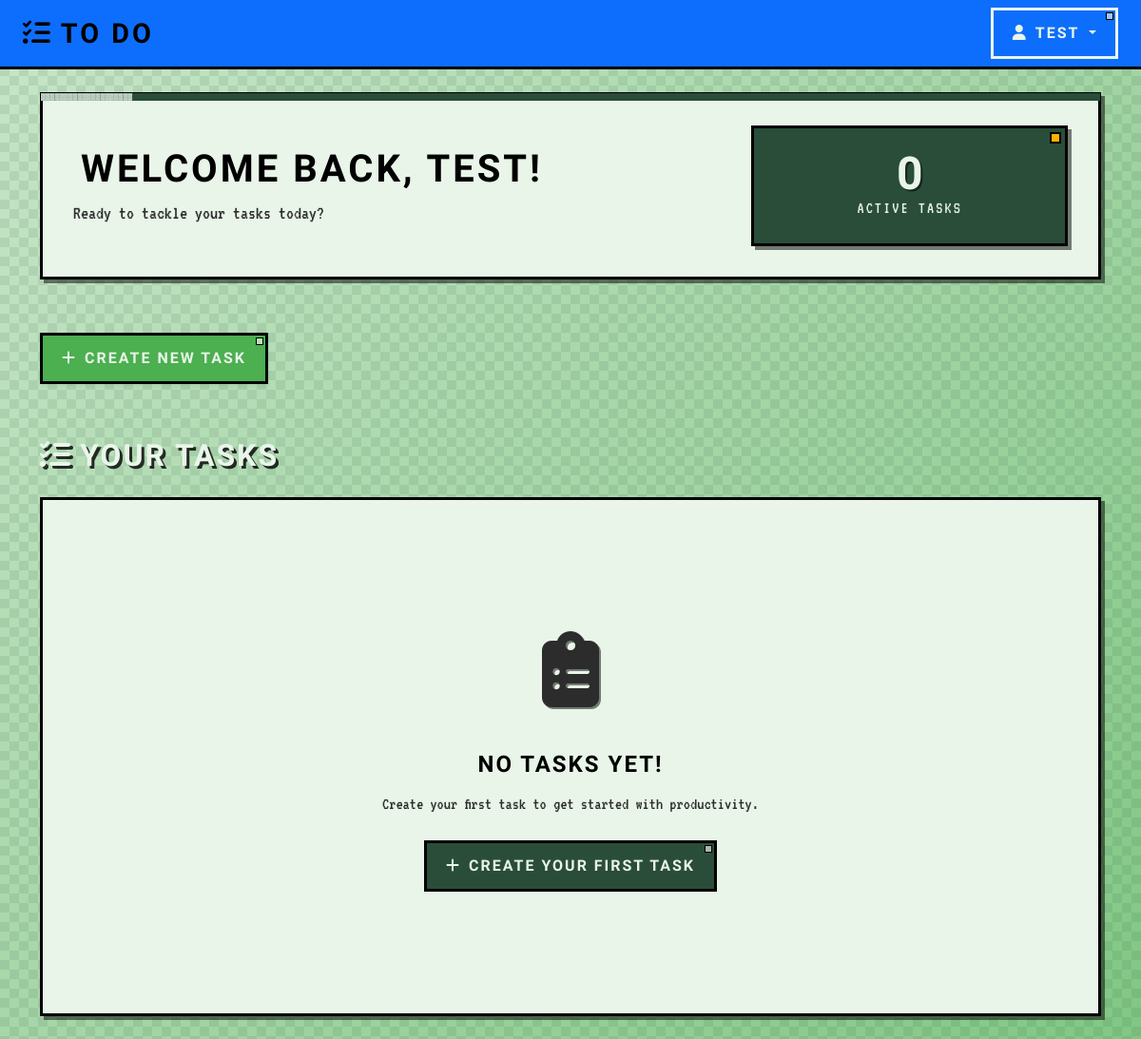
The page /15 (signed in) on the database as committed earlier.
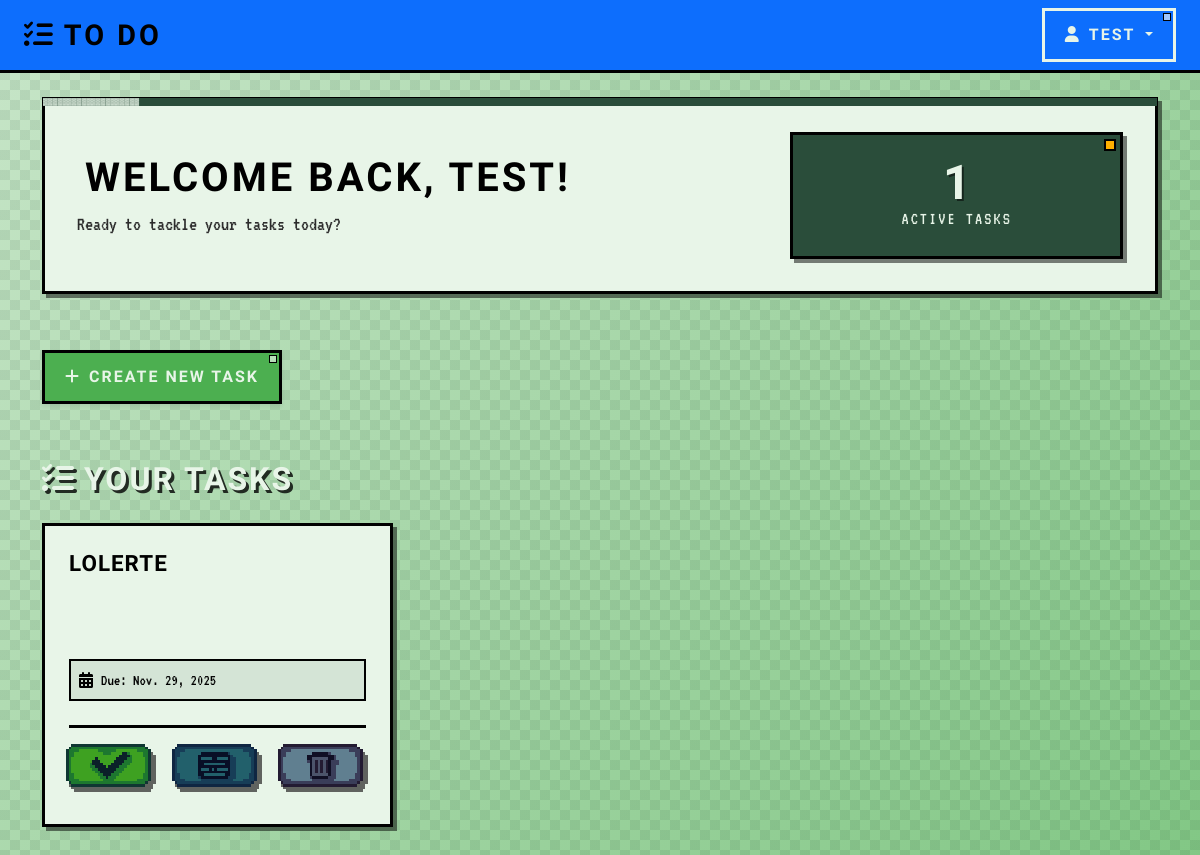
The same page on the database as committed later.
### tasks_app/models.py (models this page shows, shortened)
class User(models.Model):
    username = models.CharField(max_length = 25, unique = True)
    password = models.CharField(max_length = 128)

class Task(models.Model):
    name = models.CharField(max_length = 30)
    description = models.CharField(max_length = 85)
    deadline = models.DateField(null=True, blank=True)
    completed = models.BooleanField(default = False)
    user = models.ForeignKey(User, on_delete=models.CASCADE, related_name = 'tasks')

### tasks_app/views/general_views.py (the view)
# urls.py: path('<int:user_id>', views.user_tasks, name = 'main'),
def user_tasks(request, user_id, completed=False):
    if request.session.get('user_id') != user_id:
        return redirect('index')
    user = get_object_or_404(User, id=user_id)
    tasks = user.tasks.filter(completed=completed)
    template = "completed.html" if completed else "user.html"
    next_url = request.path
    return render(request, template, {
        'user': user,
        'tasks': tasks,
        'next': next_url
    })

### tasks_app/templates/user.html (shortened to what this page needs)
{% extends 'base.html' %}
{% load static %}
{% block content %}
<nav class="navbar navbar-expand-lg navbar-dark bg-primary shadow-sm">
    <div class="container-fluid px-4">
        <a class="navbar-brand fw-bold" href="">
            <i class="fas fa-tasks me-2"></i>To Do
        </a>
        <div class="navbar-nav ms-auto">
            <div class="dropdown">
                <button class="btn btn-outline-light dropdown-toggle" type="button" data-bs-toggle="dropdown">
                    <i class="fas fa-user me-2"></i>{{user.username}}
                </button>
            </div>
        </div>
    </div>
</nav>
<div class="dashboard-bg">
    <div class="container py-4">
        <div class="row mb-4">
            <div class="col-12">
                <div class="welcome-card">
                    <div class="row align-items-center">
                        <div class="col-md-8">
                            <h1 class="welcome-title mb-2">
                                Welcome back, {{user.username}}!
                            </h1>
                            <p class="welcome-subtitle mb-0">Ready to tackle your tasks today?</p>
                        </div>
                        <div class="col-md-4 text-md-end">
                            <div class="task-counter">
                                <span class="counter-number">{{tasks|length}}</span>
                                <span class="counter-label">Active Tasks</span>
                            </div>
                        </div>
                    </div>
                </div>
            </div>
        </div>
        <div class="row mb-4">
            <div class="col-12">
                <div class="action-section">
                    <a href="{% url 'create_task' user.id %}" class="btn btn-success btn-lg shadow-sm">
                        <i class="fas fa-plus me-2"></i>Create New Task
                    </a>
                </div>
            </div>
        </div>
        <div class="row">
            <div class="col-12">
                <div class="section-header mb-4">
                    <h2 class="section-title">
                        <i class="fas fa-list-check me-2"></i>Your Tasks
                    </h2>
                </div>
                {% if tasks %}
                    <div class="tasks-grid">
                        {% for task in tasks %}
                        <div class="task-card">
                            <div class="task-header">
                                <h5 class="task-title">{{task.name}}</h5>
                            </div>
                            <div class="task-body">
                                <p class="task-description">{{task.description}}</p>
                                <div class="task-meta">
                                    <div class="due-date">
                                        <i class="fas fa-calendar-alt me-2"></i>
                                        <span>Due: {{task.deadline}}</span>
                                    </div>
                                </div>
                            </div>
                            <div class="task-actions">
                                <form method="POST" action="{% url 'modify_completition_task' user.id task.id %}?next={{ request.path }}" class="d-inline">
                                    <input type="image" class="action-icon" src="{% static 'Completado.png' %}" alt="Complete" width="90" title="Mark Complete">
                                </form>
                                <a href="{% url 'modify_task' user.id task.id %}?next={{ request.path }}">
                                    <img class="action-icon" src="{% static 'Modificar.png' %}" alt="Update" width="90" title="Edit Task">
                                </a>
                                <form method="POST" action="{% url 'delete_task' user.id task.id %}?next={{ request.path }}" class="d-inline">
                                    <input type="image" class="action-icon" src="{% static 'Eliminar.png' %}" alt="Delete" width="90" onclick="return confirm('Are you sure you want to delete this task?')" title="Delete Task">
                                </form>
                            </div>
                        </div>
                        {% endfor %}
                    </div>
                {% else %}
                    <div class="empty-state">
                        <div class="text-center py-5">
                            <div class="empty-icon mb-4">
                                <i class="fas fa-clipboard-list"></i>
                            </div>
                            <h3 class="empty-title mb-3">No tasks yet!</h3>
                            <p class="empty-text mb-4">Create your first task to get started with productivity.</p>
                            <a href="{% url 'create_task' user.id %}" class="btn btn-primary btn-lg">
                                <i class="fas fa-plus me-2"></i>Create Your First Task
                            </a>
                        </div>
                    </div>
                {% endif %}
            </div>
        </div>
    </div>
</div>
{% endblock %}

### tasks_app/templates/base.html (shortened to what this page needs)
{% load static %}
<!DOCTYPE html>
<html lang="en">
<head>
    <link href="https://cdn.jsdelivr.net/npm/bootstrap@5.3.2/dist/css/bootstrap.min.css" rel="stylesheet">
    <link rel="stylesheet" href="https://cdnjs.cloudflare.com/ajax/libs/font-awesome/6.4.0/css/all.min.css">
    <link rel="stylesheet" type="text/css" href="{% static 'styles/main.css' %}">
</head>
<body>
    <div class="min-vh-100">
        {% block content %}{% endblock %}
    </div>
</body>
</html>

Rows that differ between the two databases and show on the page:
now on this page (row edited): Task: name "LOLERTE", deadline "Nov. 29, 2025"
Other text that changed with them:
{{ tasks|length }}: "0" → "1"
text no longer shown: "NO TASKS YET! Create your first task to get started with productivity. CREATE YOUR FIRST TASK"
